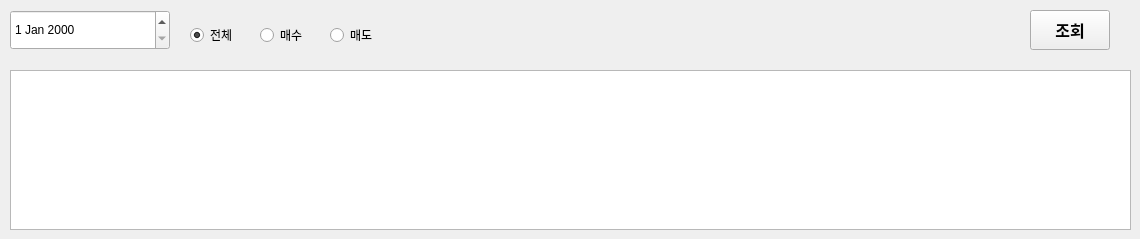
       <widget class="QWidget" name="accountTab4">
        <attribute name="title">
         <string>주문내역</string>
        </attribute>
        <widget class="QPushButton" name="pbtnSelect_4">
         <property name="geometry">
          <rect>
           <x>1030</x>
           <y>10</y>
           <width>80</width>
           <height>40</height>
          </rect>
         </property>
         <property name="font">
          <font>
           <family>Arial</family>
           <pointsize>12</pointsize>
           <weight>75</weight>
           <bold>true</bold>
          </font>
         </property>
         <property name="text">
          <string>조회</string>
         </property>
        </widget>
        <widget class="QDateEdit" name="dtDateInAccTab_4">
         <property name="geometry">
          <rect>
           <x>10</x>
           <y>10</y>
           <width>160</width>
           <height>40</height>
          </rect>
         </property>
        </widget>
        <widget class="QTableWidget" name="tbOderHist_1">
         <property name="geometry">
          <rect>
           <x>10</x>
           <y>70</y>
           <width>1121</width>
           <height>160</height>
          </rect>
         </property>
         <property name="rowCount">
          <number>1</number>
         </property>
         <attribute name="verticalHeaderVisible">
          <bool>false</bool>
         </attribute>
         <attribute name="verticalHeaderDefaultSectionSize">
          <number>7</number>
         </attribute>
         <row/>
        </widget>
        <widget class="QRadioButton" name="rbtnTotalInAccTab_4">
         <property name="geometry">
          <rect>
           <x>190</x>
           <y>20</y>
           <width>60</width>
           <height>30</height>
          </rect>
         </property>
         <property name="text">
          <string>전체</string>
         </property>
         <property name="checked">
          <bool>true</bool>
         </property>
        </widget>
        <widget class="QRadioButton" name="rbtnSellInAccTab_4">
         <property name="geometry">
          <rect>
           <x>330</x>
           <y>20</y>
           <width>60</width>
           <height>30</height>
          </rect>
         </property>
         <property name="text">
          <string>매도</string>
         </property>
        </widget>
        <widget class="QRadioButton" name="rbtnBuyInAccTab_4">
         <property name="geometry">
          <rect>
           <x>260</x>
           <y>20</y>
           <width>60</width>
           <height>30</height>
          </rect>
         </property>
         <property name="text">
          <string>매수</string>
         </property>
         <property name="checked">
          <bool>false</bool>
         </property>
        </widget>
       </widget>
